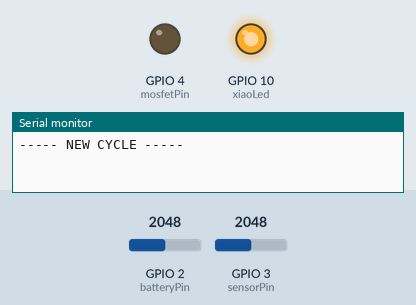
Simulated run of this sketch. Board: Seeed XIAO ESP32-C3. Shown: output pins drawn as LEDs (lit = HIGH), the last lines printed to the serial monitor. The test bench sets the inputs (shaded band); at power-on: GPIO 2 (batteryPin) = 2048, GPIO 3 (sensorPin) = 2048 (analog values on the 0–4095 scale). Random numbers use the default seed unless the sketch sets one.

Above: at 0.5 s.
At 44.6 s:
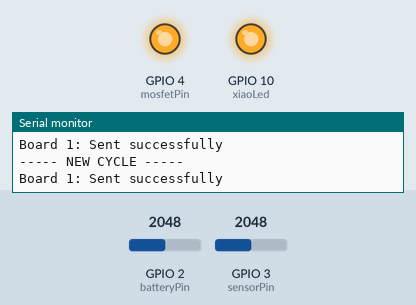
Timing chart, 0 to 46.3 s (numbered marks = the images above):
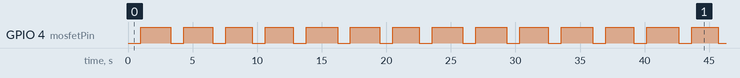

The sketch:

V1_Sensor.ino
```cpp
/*
 * SENDER CODE (Seeed XIAO ESP32C3)
 * 1. Reads simulated sensor data
 * 2. Sends data to the Hub via ESP-NOW
 * 3. Uses random delay to prevent collisions
 */
#include <esp_now.h>
#include <WiFi.h>

// --- CONFIGURATION: CHANGE THIS FOR EACH BOARD (1, 2, 3, 4) ---
#define BOARD_ID 1

// REPLACE WITH YOUR FREENOVE HUB'S MAC ADDRESS
// EC:E3:34:A3:4F:68
uint8_t broadcastAddress[] = {0xEC, 0xE3, 0x34, 0xA3, 0x4F, 0x68};

// Structure must match the Receiver exactly
typedef struct struct_message {
  int id;
  float temp;
  float hum;
  int battery;
  float batteryVoltage;
  int moistureRaw;
  int soilmoisture;
} struct_message;

struct_message myData;
esp_now_peer_info_t peerInfo;

// Callback: verifies if data was sent successfully
void OnDataSent(const uint8_t *mac_addr, esp_now_send_status_t status) {
  // Optional: You can add an LED blink here on success
}

const int mosfetPin = A2;
const int batteryPin = A0;
const int sensorPin = A1;
const int xiaoLed = 10; // The built-in LED on XIAO ESP32-C3 is pin 10

void setup() {
  Serial.begin(115200);

  // Set device as a Wi-Fi Station
  WiFi.mode(WIFI_STA);

  // Init ESP-NOW
  if (esp_now_init() != ESP_OK) {
    Serial.println("Error initializing ESP-NOW");
    return;
  }

  pinMode(mosfetPin, OUTPUT);
  pinMode(xiaoLed, OUTPUT); // Tell the XIAO we want to use the LED

  digitalWrite(mosfetPin, HIGH); // Sensor OFF
  digitalWrite(xiaoLed, HIGH);   // LED OFF (XIAO LED is active LOW)

  analogReadResolution(12);

  // Register the Send Callback
  esp_now_register_send_cb((esp_now_send_cb_t)OnDataSent);
  // Register peer (The Hub)
  memcpy(peerInfo.peer_addr, broadcastAddress, 6);
  peerInfo.channel = 0;
  peerInfo.encrypt = false;

  // Add peer
  if (esp_now_add_peer(&peerInfo) != ESP_OK){
    Serial.println("Failed to add peer");
    return;
  }
}

void loop() {
  // 1. Prepare data (Replace these with actual sensor reads later)
  //myData.id = BOARD_ID;
  //myData.temp = random(200, 350) / 10.0; // Simulated Temp: 20.0 - 35.0 C
  //myData.hum = random(40, 80);           // Simulated Humidity
  //myData.battery = random(0, 100);       // Simulated Battery %

  Serial.println("----- NEW CYCLE -----");

  // 2. battery reading
  // Double check the equationi
  int battRaw = analogRead(batteryPin);
  float battVoltage = battRaw * (3.3 / 4095.0) * 3.05;

  // 3. sensor on
  digitalWrite(mosfetPin, LOW);
  delay(1000);

  // 4. read moisture data
  int moistureRaw = analogRead(sensorPin);

  //replace with calibration equation
  float dry = 3500.0;
  float wet = 1500.0;
  int soilmoisture = (int)(((int)moistureRaw - dry) / (wet - dry) * 100.0);

  if (soilmoisture > 100) soilmoisture = 100;
  if (soilmoisture < 0) soilmoisture = 0;

  // 5. sensor off
  digitalWrite(mosfetPin, HIGH);

  // 6. put value
  myData.id = BOARD_ID;
  myData.batteryVoltage = battVoltage;
  myData.moistureRaw = moistureRaw;
  myData.soilmoisture = soilmoisture;

  // 7. Send message via ESP-NOW
  esp_err_t result = esp_now_send(broadcastAddress, (uint8_t *) &myData, sizeof(myData));

  if (result == ESP_OK) {
    Serial.printf("Board %d: Sent successfully\n", BOARD_ID);
  } else {
    Serial.println("Error sending the data");
  }

  // 8. Anti-Collision Delay
  // Wait 2 seconds + random 0-500ms so boards don't talk at once
  delay(2000 + random(0, 500));
}
```

Measured:
- by itself, GPIO 4 (mosfetPin): moves between LOW and HIGH, repeating every 35.6 s
- by itself, everything shown: repeats every 35.6 s, in 22 steps
